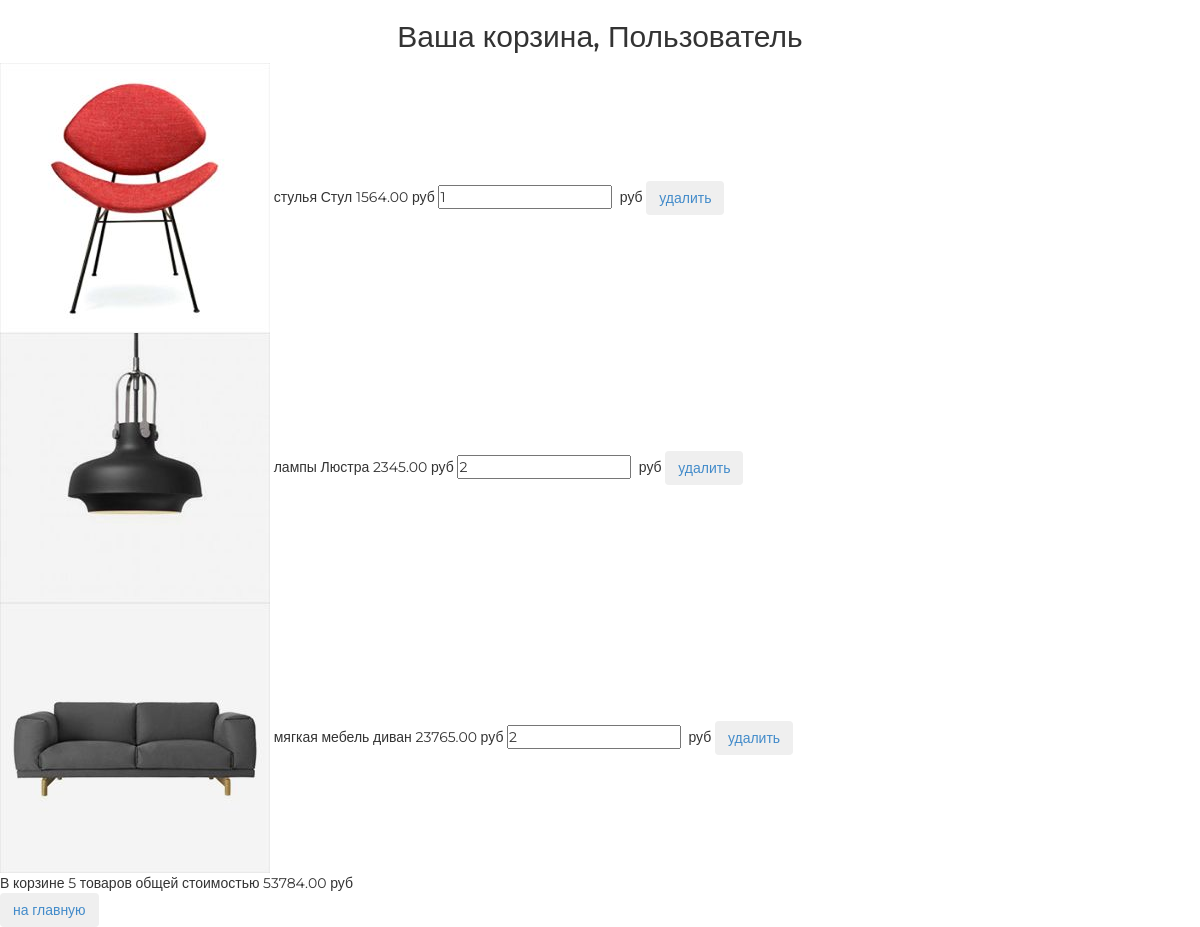
Page /basket/ (signed in) on the committed database.
### basketapp/models.py (models this page shows)
class Basket(models.Model):
    user = models.ForeignKey(settings.AUTH_USER_MODEL,
                             on_delete=models.CASCADE, related_name='basket')
    product = models.ForeignKey(Product, on_delete=models.CASCADE)
    quantity = models.PositiveIntegerField(
        verbose_name='количество', default=0)
    add_datetime = models.DateTimeField(
        verbose_name='время', auto_now_add=True)
    ...
    @property
    def product_cost(self):
        return self.product.price * self.quantity
    @property
    def total_quantity(self):
        _items = Basket.objects.filter(user=self.user)
        _totalquantity = sum(list(map(lambda x: x.quantity, _items)))
        return _totalquantity
    @property
    def total_cost(self):
        _items = Basket.objects.filter(user=self.user)
        _totalcost = sum(list(map(lambda x: x.product_cost, _items)))
        return _totalcost

### mainapp/models.py (models this page shows, shortened)
class Product(models.Model):
    category = models.ForeignKey(ProductCategory, on_delete=models.CASCADE)
    name = models.CharField(verbose_name='имя продукта', max_length=128)
    image = models.ImageField(upload_to='products_images', blank=True)
    short_desc = models.CharField(
        verbose_name='краткое описание продукта', max_length=60, blank=True)
    description = models.TextField(
        verbose_name='описание продукта', blank=True)
    price = models.DecimalField(
        verbose_name='цена продукта', max_digits=8, decimal_places=2, default=0)
    quantity = models.PositiveIntegerField(
        verbose_name='количество на складе', default=0)
    is_active = models.BooleanField(verbose_name='активна', default=True)

class ProductCategory(models.Model):
    name = models.CharField(verbose_name='имя', max_length=64, unique=True)
    description = models.TextField(verbose_name='описание', blank=True)
    is_active = models.BooleanField(verbose_name='активна', default=True)

### authapp/models.py (models this page shows)
class ShopUser(AbstractUser):
    avatar = models.ImageField(upload_to='users_avatars', blank=True)
    age = models.PositiveIntegerField(verbose_name='возраст', default=18)

### basketapp/views.py (the view)
# urls.py: path('', basketapp.basket, name='view'),
@login_required
def basket(request):
    title = 'корзина'
    basket_items = Basket.objects.filter(
        user=request.user).order_by('product__category')
    content = {
        'title': title,
        'basket_items': basket_items,
    }
    return render(request, 'basketapp/basket.html', content)

### basketapp/templates/basketapp/basket.html
{% extends 'basketapp/base.html' %}
{% load static %}
{% block content %}
<div class="basket_list">
  {% include 'basketapp/includes/inc_basket_list.html' %}
</div>
<button class="btn btn-round">
  <a href="{% url 'main' %}">
      на главную
  </a>
</button>
{% endblock %}

### basketapp/templates/basketapp/includes/inc_basket_list.html
{% for item in basket_items %}
    <div class="basket_record">
        <img src="/media/{{ item.product.image }}"
             alt="{{ item.product.short_desc }}">
        <span class="category_name">{{ item.product.category.name }}</span>
        <span class="product_name">{{ item.product.name }}</span>
        <span class="product_price">{{ item.product.price }}&nbspруб</span>
        <input type="number" name="{{ item.pk }}" min="0"
                             value="{{ item.quantity }}">
        <span class="product_cost">{{ item.cost }}&nbspруб</span>
        <button class="btn btn-round">
            <a href="{% url 'basket:remove' item.pk %}" class="">
                удалить
            </a>
        </button>
    </div>
{% endfor %}
{% if basket_items %}
    <div class="basket_summary">
        В корзине {{ basket_items.0.total_quantity }} товаров общей стоимостью
        {{ basket_items.0.total_cost }} руб
    </div>
{% endif %}

### static/css/style.css (style rules this page uses)
* { margin: 0; padding: 0; }
body { font-family: 'Montserrat', sans-serif; }
html, body { height: 100%; }

### rows in the picture
Basket: product.image (picture), product.category.name "стулья", product.name "Стул", product.price "1564.00", quantity "1", user+quantity "5", user+product+quantity "53784.00"
Basket: product.image (picture), product.category.name "лампы", product.name "Люстра", product.price "2345.00", quantity "2"
Basket: product.image (picture), product.category.name "мягкая мебель", product.name "диван", product.price "23765.00", quantity "2"
